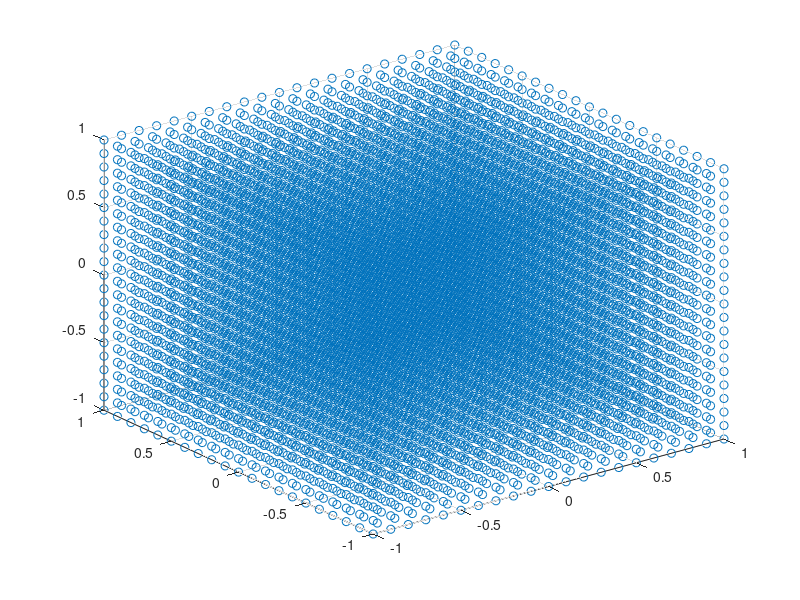

Write MATLAB code to recreate this figure.
clearvars; close all; clc;

x=-1:0.10:1; y=x; z=x;

[xg,yg,zg]=meshgrid(x,y,z);

xp = xg(:); yp = yg(:); zp = zg(:); 

figure; scatter3(xp,yp,zp); 

dims = size(xg); 

inod = 3000; 

k(1) = 1;
k(2) = dims(1); 
k(3) = dims(1)*dims(2); 

ndx = inod; 
vi = mod(ndx-1, k(3)) + 1;
vj = (ndx - vi)/k(3) + 1;
ndx = vi;
kpos = vj; 

vi = mod(ndx-1, k(2)) + 1;
vj = (ndx - vi)/k(2) + 1;
ndx = vi;
jpos = vj; 

vi = mod(ndx-1, k(1)) + 1;
vj = (ndx - vi)/k(1) + 1;
ndx = vi;
ipos = vj;

% ---- gather indices using 4 (6 in 3d) edge stencil
npos(1) = inod;
npos(2) = min(jpos,dims(1))*dims(2) + ipos + (kpos-1)*prod(dims(1:2));
npos(3) = max(jpos-2,1)*dims(2) + ipos + (kpos-1)*prod(dims(1:2));
npos(4) = (jpos-1)*dims(2) + min(ipos+1,dims(2)) + (kpos-1)*prod(dims(1:2));
npos(5) = (jpos-1)*dims(2) + max(ipos-1,1) + (kpos-1)*prod(dims(1:2));
npos(6) = (jpos-1)*dims(2) + ipos + min(kpos,dims(3))*prod(dims(1:2));
npos(7) = (jpos-1)*dims(2) + ipos + max(1,kpos-2)*prod(dims(1:2));

hold on; plot3(xg(ipos,jpos,kpos),yg(ipos,jpos,kpos),zg(ipos,jpos,kpos),'ms'); 
hold on; plot3(xg(npos),yg(npos),zg(npos),'rx');
